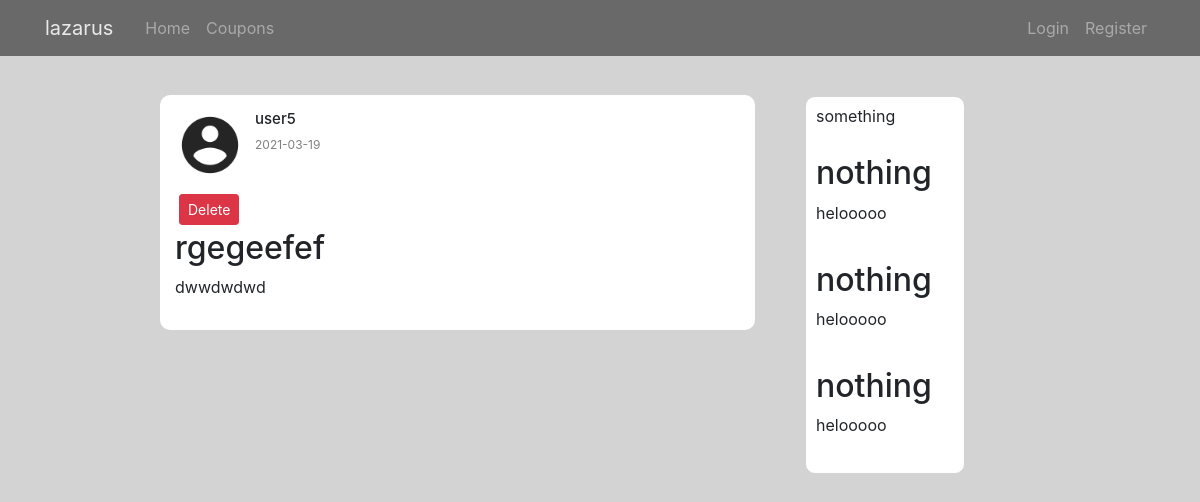
/post/1, run on the app's committed database.
### appmain/models.py (models this page shows, shortened)
class User(db.Model, UserMixin):
    id = db.Column(db.Integer, primary_key=True)
    username = db.Column(db.String(20), unique=True, nullable=False)
    email = db.Column(db.String(120), unique=True, nullable=False)
    image_file = db.Column(db.String(20), nullable=False, default='default.jpg')
    password = db.Column(db.String(60), nullable=False)
    posts = db.relationship('Post', backref='author', lazy=True)
    tokens = False
    flag = False

class Post(db.Model):
    id = db.Column(db.Integer, primary_key=True)
    title = db.Column(db.String(100), nullable=False)
    content = db.Column(db.Text, nullable=False)
    date_posted = db.Column(db.DateTime, nullable=False, default=datetime.utcnow)
    user_id = db.Column(db.Integer, db.ForeignKey('user.id'), nullable=False)

### appmain/routes.py (the view)
@app.route("/post/<int:post_id>")
def post(post_id):
    post = Post.query.get_or_404(post_id)
    return render_template('post.html', title=post.title, post=post)

### appmain/templates/post.html (shortened to what this page needs)
{% extends "layout.html" %}
{% block content %}
<div class="row">
  <div class="col-md-1"></div>
  <div class="col-md-7 mt-5">
<div class="feed">
<div class="post">
    <div class="post_header">
      <img class="rounded-circle article-img" src="{{ url_for('static',filename='profile/' + post.author.image_file)}}"
  <img class="fas fa-user "></img>
  <div class="post_info">
    <h2>{{post.author.username}}</h2>
    <p>{{post.date_posted.strftime('%Y-%m-%d')}}</p>
  </div>
  </div>
  <button type="button" class="btn btn-danger btn-sm m-1" data-toggle="modal" data-target="#deleteModal">Delete</button>
    <div class="post_body">
        <h2>{{ post.title }}</h2>
  <p>{{post.content}}</p>
  </div>
  </div>
</div>
</div>
  <div class="col-md-2 mt-5">
<div class="widgets mt-5 d-none d-md-block">
    <div class="widgets_header">
      <h2>something</h2>
    </div>
    <div class="widgets_article">
  <div class="widgets_articleright">
    <h2>nothing</h2>
    <P>helooooo</P>
  </div>
  </div>
  <div class="widgets_article">
    <div class="widgets_articleright">
      <h2>nothing</h2>
      <P>helooooo</P>
    </div>
    </div>
    <div class="widgets_article">
      <div class="widgets_articleright">
        <h2>nothing</h2>
        <P>helooooo</P>
      </div>
      </div>
    </div>
  </div>
</div>
  {% endblock content %}

### appmain/static/style.css (style rules this page uses)
* { margin: 0; padding: 0; }
body { background-color: lightgrey; background-image: url(static/profile/back.jpg); }
.feed { flex: 0.6; margin: 0 20px; margin-top: 47px; }
.post { background-color: white; padding: 15px; margin-bottom: 10px; border-radius: 10px; }
.post_header { display: flex; margin-bottom: 10px; }
.post_info { margin-left: 10px; }
.post_info p { font-size: 12px; color: gray; }
.post_info h2 { font-size: 15px; }
.widgets { position: sticky; top: 80px; float: 0.2; background-color: white; border-radius: 10px; border: 1px solid lightgrey; height: fit-content; padding-bottom: 10px; }
.widgets_header { display: flex; align-items: center; justify-content: space-between; padding: 10px; }
.widgets_header h2 { font-size: 16px; font-weight: 400; }
.widgets_article { display: flex; padding: 10px; }
.article-img { height: 70px; width: 70px; }

### data on the page
User: image_file (placeholder picture), author.username "user5"
Post: date_posted "2021-03-19", title "rgegeefef", content "dwwdwdwd"
